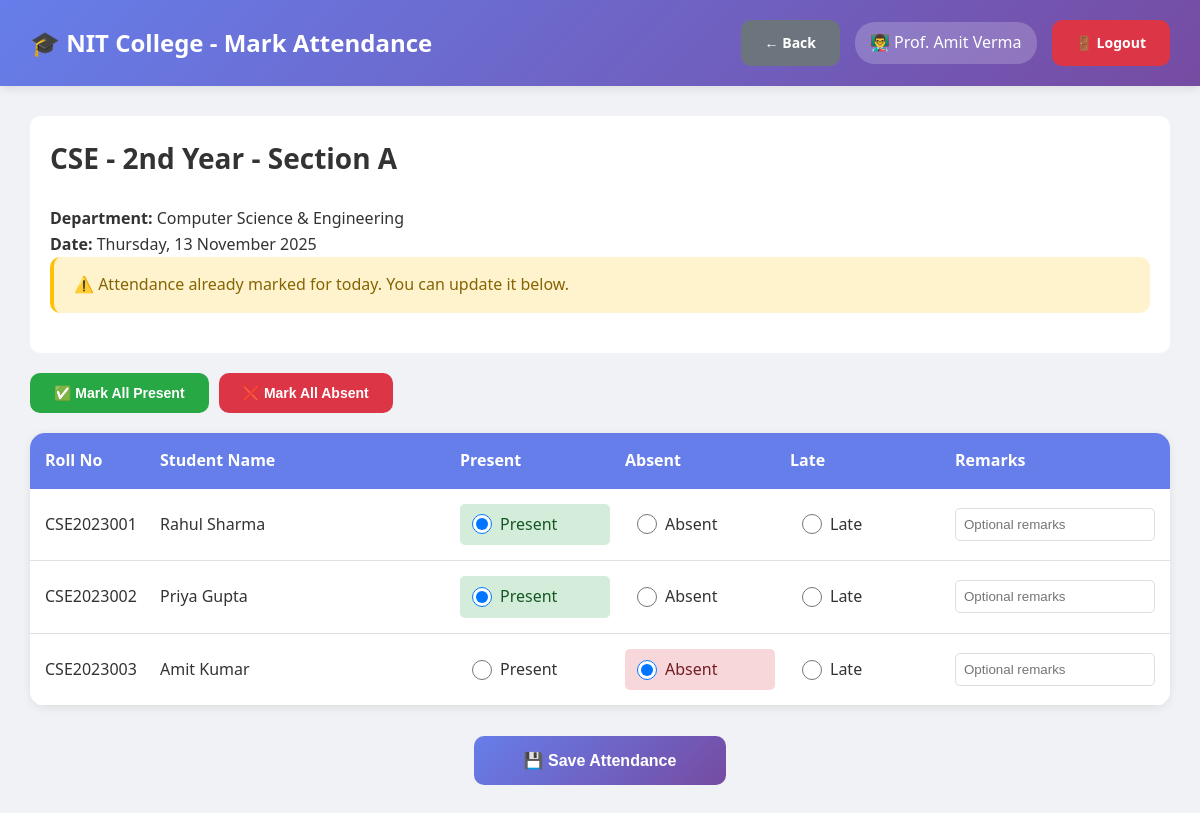
Screenshot of /nit_atttendance_system/teacher/mark_attendance.php?class_id=1 (signed in) with the database file from the repository.
### tables this page shows
CREATE TABLE users (
    id INT AUTO_INCREMENT PRIMARY KEY,
    username VARCHAR(50) UNIQUE NOT NULL,
    password VARCHAR(255) NOT NULL,
    full_name VARCHAR(100) NOT NULL,
    email VARCHAR(100) UNIQUE NOT NULL,
    phone VARCHAR(15),
    role ENUM('admin', 'hod', 'teacher') NOT NULL,
    department_id INT DEFAULT NULL,
    is_active TINYINT(1) DEFAULT 1,
    created_at TIMESTAMP DEFAULT CURRENT_TIMESTAMP,
    FOREIGN KEY (department_id) REFERENCES departments(id) ON DELETE SET NULL
);

CREATE TABLE classes (
    id INT AUTO_INCREMENT PRIMARY KEY,
    class_name VARCHAR(100) NOT NULL,
    department_id INT NOT NULL,
    year INT NOT NULL,
    section VARCHAR(10) NOT NULL,
    teacher_id INT NOT NULL,
    semester INT NOT NULL,
    academic_year VARCHAR(20) NOT NULL,
    created_at TIMESTAMP DEFAULT CURRENT_TIMESTAMP,
    FOREIGN KEY (department_id) REFERENCES departments(id) ON DELETE CASCADE,
    FOREIGN KEY (teacher_id) REFERENCES users(id) ON DELETE CASCADE,
    UNIQUE KEY unique_class (department_id, year, section, semester, academic_year)
);

CREATE TABLE departments (
    id INT AUTO_INCREMENT PRIMARY KEY,
    dept_name VARCHAR(100) NOT NULL,
    dept_code VARCHAR(20) UNIQUE NOT NULL,
    hod_id INT DEFAULT NULL,
    created_at TIMESTAMP DEFAULT CURRENT_TIMESTAMP
);

CREATE TABLE students (
    id INT AUTO_INCREMENT PRIMARY KEY,
    roll_number VARCHAR(50) UNIQUE NOT NULL,
    full_name VARCHAR(100) NOT NULL,
    email VARCHAR(100) UNIQUE NOT NULL,
    phone VARCHAR(15),
    password VARCHAR(255) NOT NULL,
    department_id INT NOT NULL,
    class_id INT NOT NULL,
    year INT NOT NULL,
    semester INT NOT NULL,
    admission_year VARCHAR(10),
    is_active TINYINT(1) DEFAULT 1,
    created_at TIMESTAMP DEFAULT CURRENT_TIMESTAMP,
    FOREIGN KEY (department_id) REFERENCES departments(id) ON DELETE CASCADE,
    FOREIGN KEY (class_id) REFERENCES classes(id) ON DELETE CASCADE
);

CREATE TABLE student_attendance (
    id INT AUTO_INCREMENT PRIMARY KEY,
    student_id INT NOT NULL,
    class_id INT NOT NULL,
    attendance_date DATE NOT NULL,
    status ENUM('present', 'absent', 'late') NOT NULL,
    marked_by INT NOT NULL,
    remarks TEXT,
    marked_at TIMESTAMP DEFAULT CURRENT_TIMESTAMP,
    FOREIGN KEY (student_id) REFERENCES students(id) ON DELETE CASCADE,
    FOREIGN KEY (class_id) REFERENCES classes(id) ON DELETE CASCADE,
    FOREIGN KEY (marked_by) REFERENCES users(id) ON DELETE CASCADE,
    UNIQUE KEY unique_attendance (student_id, class_id, attendance_date)
);

### nit_atttendance_system/db.php (called while the page is built, shortened)
<?php
$conn = new mysqli(DB_HOST, DB_USER, DB_PASS, DB_NAME);
$conn->set_charset("utf8mb4");
$conn->query("SET time_zone = '+05:30'");
function isLoggedIn() {
    return isset($_SESSION['user_id']) && isset($_SESSION['role']);
}
function getCurrentUser() {
    global $conn;
    $user_id = $_SESSION['user_id'];
    $role = $_SESSION['role'];
    if ($role === 'student') {
        $query = "SELECT * FROM students WHERE id = ?";
    } elseif ($role === 'parent') {
        $query = "SELECT * FROM parents WHERE id = ?";
    } else {
        $query = "SELECT * FROM users WHERE id = ?";
    }
    $stmt = $conn->prepare($query);
    $stmt->bind_param("i", $user_id);
    $stmt->execute();
    $result = $stmt->get_result();
    return $result->fetch_assoc();
}
?>

### nit_atttendance_system/teacher/mark_attendance.php (the view, shortened to what this page needs)
<?php
require_once '../db.php';
$user = getCurrentUser();
$teacher_id = $_SESSION['user_id'];
$class_id = intval($_GET['class_id']);
$class_query = "SELECT c.*, d.dept_name FROM classes c
                LEFT JOIN departments d ON c.department_id = d.id
                WHERE c.id = $class_id AND c.teacher_id = $teacher_id";
$class_result = $conn->query($class_query);
$class = $class_result->fetch_assoc();
$today = date('Y-m-d');
$check_query = "SELECT COUNT(*) as count FROM student_attendance
                WHERE class_id = $class_id AND attendance_date = '$today'";
$check_result = $conn->query($check_query);
$already_marked = $check_result->fetch_assoc()['count'] > 0;
$students_query = "SELECT * FROM students
                   WHERE class_id = $class_id AND is_active = 1
                   ORDER BY roll_number";
$students = $conn->query($students_query);
$existing_attendance = [];
if ($already_marked) {
    $existing_query = "SELECT student_id, status, remarks FROM student_attendance
                       WHERE class_id = $class_id AND attendance_date = '$today'";
    $existing_result = $conn->query($existing_query);
    while ($row = $existing_result->fetch_assoc()) {
        $existing_attendance[$row['student_id']] = $row;
    }
}
?>
<!DOCTYPE html>
<html lang="en">
<head>
    <link rel="stylesheet" href="../assets/style.css">
</head>
<body class="dashboard-container">
    <nav class="navbar">
        <div>
            <h1>🎓 NIT College - Mark Attendance</h1>
        </div>
        <div class="user-info">
            <a href="index.php" class="btn btn-secondary">← Back</a>
            <span>👨‍🏫 <?php echo htmlspecialchars($user['full_name']); ?></span>
            <a href="../logout.php" class="btn btn-danger">🚪 Logout</a>
        </div>
    </nav>
    <div class="main-content">
        <div style="background: white; padding: 20px; border-radius: 10px; margin-bottom: 20px;">
            <h2><?php echo htmlspecialchars($class['class_name']); ?></h2>
            <p><strong>Department:</strong> <?php echo htmlspecialchars($class['dept_name']); ?></p>
            <p><strong>Date:</strong> <?php echo date('l, d F Y'); ?></p>
            <?php if ($already_marked): ?>
                <div class="alert alert-warning">
                    ⚠️ Attendance already marked for today. You can update it below.
                </div>
            <?php endif; ?>
        </div>
        <div class="quick-actions">
            <button type="button" onclick="markAll('present')" class="btn btn-success">✅ Mark All Present</button>
            <button type="button" onclick="markAll('absent')" class="btn btn-danger">❌ Mark All Absent</button>
        </div>
        <form method="POST" action="save_attendance.php" class="attendance-form" onsubmit="return confirm('Are you sure you want to save this attendance?');">
            <div class="table-container" style="padding: 0;">
                <div class="header-row">
                    <div>Roll No</div>
                    <div>Student Name</div>
                    <div>Present</div>
                    <div>Absent</div>
                    <div>Late</div>
                    <div>Remarks</div>
                </div>
                <?php while ($student = $students->fetch_assoc()):
                    $student_id = $student['id'];
                    $existing_status = $existing_attendance[$student_id]['status'] ?? 'present';
                    $existing_remarks = $existing_attendance[$student_id]['remarks'] ?? '';
                ?>
                <div class="student-row">
                    <div><?php echo htmlspecialchars($student['roll_number']); ?></div>
                    <div><?php echo htmlspecialchars($student['full_name']); ?></div>
                    <div>
                        <label class="present-label">
                            <input type="radio"
                                   name="attendance[<?php echo $student_id; ?>]"
                                   value="present"
                                   <?php echo $existing_status === 'present' ? 'checked' : ''; ?>>
                            Present
                        </label>
                    </div>
                    <div>
                        <label class="absent-label">
                            <input type="radio"
                                   name="attendance[<?php echo $student_id; ?>]"
                                   value="absent"
                                   <?php echo $existing_status === 'absent' ? 'checked' : ''; ?>>
                            Absent
                        </label>
                    </div>
                    <div>
                        <label class="late-label">
                            <input type="radio"
                                   name="attendance[<?php echo $student_id; ?>]"
                                   value="late"
                                   <?php echo $existing_status === 'late' ? 'checked' : ''; ?>>
                            Late
                        </label>
                    </div>
                    <div>
                        <input type="text"
                               name="remarks[<?php echo $student_id; ?>]"
                               placeholder="Optional remarks"
                               value="<?php echo htmlspecialchars($existing_remarks); ?>">
                    </div>
                </div>
                <?php endwhile; ?>
            </div>
            <div style="margin-top: 20px; text-align: center;">
                <button type="submit" class="btn btn-primary" style="padding: 15px 50px; font-size: 16px;">
                    💾 Save Attendance
                </button>
            </div>
        </form>
    </div>
</body>
</html>

### nit_atttendance_system/assets/style.css (style rules this page uses)
* { margin: 0; padding: 0; box-sizing: border-box; }
body { font-family: 'Segoe UI', Tahoma, Geneva, Verdana, sans-serif; background: #f0f2f5; color: #333; line-height: 1.6; }
.alert { padding: 15px 20px; border-radius: 10px; margin-bottom: 20px; font-weight: 500; border-left: 4px solid; animation: slideIn 0.3s ease; }
.alert-warning { background: #fff3cd; color: #856404; border-left-color: #ffc107; }
.btn { padding: 12px 24px; border: none; border-radius: 10px; font-size: 14px; font-weight: 600; cursor: pointer; transition: all 0.3s ease; text-decoration: none; display: inline-block; text-align: center; }
.btn-primary { background: linear-gradient(135deg, #667eea 0%, #764ba2 100%); color: white; }
.btn-success { background: #28a745; color: white; }
.btn-danger { background: #dc3545; color: white; }
.btn-secondary { background: #6c757d; color: white; }
.dashboard-container { background: #f0f2f5; min-height: 100vh; }
.navbar { background: linear-gradient(135deg, #667eea 0%, #764ba2 100%); color: white; padding: 20px 30px; display: flex; justify-content: space-between; align-items: center; box-shadow: 0 2px 10px rgba(0, 0, 0, 0.1); position: sticky; top: 0; z-index: 100; }
.navbar h1 { font-size: 24px; font-weight: 600; }
.navbar .user-info { display: flex; align-items: center; gap: 15px; }
.navbar .user-info span { background: rgba(255, 255, 255, 0.2); padding: 8px 15px; border-radius: 20px; }
.main-content { padding: 30px; max-width: 1400px; margin: 0 auto; }
.main-content h2 { margin-bottom: 25px; color: #333; font-size: 28px; }
.table-container { background: white; border-radius: 15px; padding: 25px; box-shadow: 0 2px 10px rgba(0, 0, 0, 0.08); overflow-x: auto; margin-bottom: 30px; }

### nit_atttendance_system/teacher/mark_attendance.php (style rules this page uses)
.attendance-form { max-width: 1200px; margin: 0 auto; }
.student-row { display: grid; grid-template-columns: 100px 1fr 150px 150px 150px 200px; gap: 15px; align-items: center; padding: 15px; border-bottom: 1px solid #e0e0e0; background: white; }
.student-row label { display: flex; align-items: center; gap: 8px; cursor: pointer; padding: 8px 12px; border-radius: 5px; transition: all 0.3s; }
.student-row input[type="radio"] { width: 20px; height: 20px; cursor: pointer; }
.student-row input[type="text"] { width: 100%; padding: 8px; border: 1px solid #ddd; border-radius: 5px; }
.present-label:has(input:checked) { background: #d4edda; color: #155724; }
.absent-label:has(input:checked) { background: #f8d7da; color: #721c24; }
.header-row { display: grid; grid-template-columns: 100px 1fr 150px 150px 150px 200px; gap: 15px; padding: 15px; background: #667eea; color: white; font-weight: bold; border-radius: 10px 10px 0 0; }
.quick-actions { display: flex; gap: 10px; margin-bottom: 20px; }

### rows the page displays
users: full_name "Prof. Amit Verma"
classes: class_name "CSE - 2nd Year - Section A", department.dept_name "Computer Science & Engineering"
students: roll_number "CSE2023001", full_name "Rahul Sharma"
student_attendance: status "☑ Present", status "☐ Absent", status "☐ Late"
students: roll_number "CSE2023002", full_name "Priya Gupta"
student_attendance: status "☑ Present", status "☐ Absent", status "☐ Late"
students: roll_number "CSE2023003", full_name "Amit Kumar"
student_attendance: status "☐ Present", status "☑ Absent", status "☐ Late"
